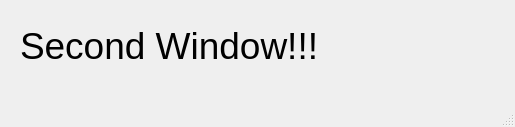
<?xml version="1.0" encoding="UTF-8"?>
<ui version="4.0">
 <class>SecondWindow</class>
 <widget class="QMainWindow" name="SecondWindow">
  <property name="geometry">
   <rect>
    <x>0</x>
    <y>0</y>
    <width>515</width>
    <height>127</height>
   </rect>
  </property>
  <property name="windowTitle">
   <string>MainWindow</string>
  </property>
  <widget class="QWidget" name="centralwidget">
   <widget class="QLabel" name="label">
    <property name="geometry">
     <rect>
      <x>20</x>
      <y>20</y>
      <width>441</width>
      <height>51</height>
     </rect>
    </property>
    <property name="font">
     <font>
      <pointsize>28</pointsize>
     </font>
    </property>
    <property name="text">
     <string>Second Window!!!</string>
    </property>
   </widget>
  </widget>
  <widget class="QMenuBar" name="menubar">
   <property name="geometry">
    <rect>
     <x>0</x>
     <y>0</y>
     <width>515</width>
     <height>21</height>
    </rect>
   </property>
  </widget>
  <widget class="QStatusBar" name="statusbar"/>
 </widget>
 <resources/>
 <connections/>
</ui>
